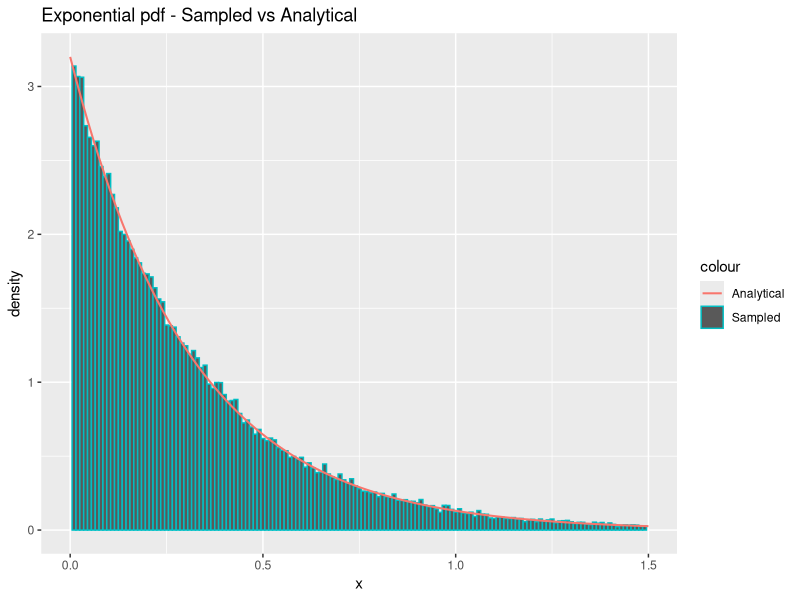
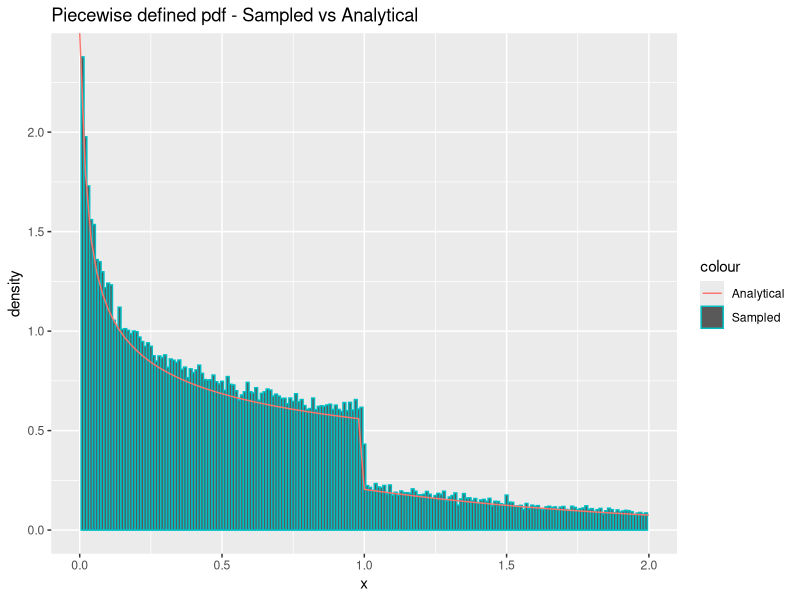

Here is the R script that generated these plots, in order:
## ---- chunk 1
  sample_exponential <-function(num_samples, lambda) {
    uniforms <- runif(num_samples)
    return(exponentials = - 1 / lambda * log(uniforms))
  }
## ---- chunk 2
  num_samples <- 100000
  lambda <- 3.2
  
  x <- sample_exponential(num_samples, lambda)
  cat('Theoretical mean:', 1/lambda, '\n')
  cat('Sample mean:', mean(x), '\n----\n')
  cat('Theoretical variance:', 1/lambda^2, '\n')
  cat('Sample variance:', var(x), '\n')
## ---- chunk 3
  library(ggplot2)
  df <- data.frame(theo=seq(0,max(x),length.out=num_samples), x=x)
  ggplot(df, aes(x = x)) +
    geom_histogram(aes(y = ..density.., color = "Sampled"), binwidth=0.01) +
    stat_function(fun=dexp,geom = "line",size=0.7,args = (mean=lambda),aes(color="Analytical")) +
    ggtitle("Exponential pdf - Sampled vs Analytical") +
    labs(x='x', y='density') +
    xlim(0, 1.5)
## ---- chunk 4
  density_g = function(x, alpha) {
    c = alpha*exp(1)/(alpha + exp(1))
    density = vector(length = length(x))
    density[x < 1.] = c*x[x<1.]^(alpha-1)
    density[x >= 1.] = c*exp(-x[x>=1.])
    return(as.double(density))
  }


  sample_g = function(num_samples, alpha) {
    c = (alpha * exp(1)) / (alpha + exp(1))
    u = runif(num_samples)
    samples = vector(length=length(u))
    samples[u < c/alpha] = (alpha/c*u[u < c/alpha])^(1/alpha)
    samples[u >= c/alpha] = log(c / (1 - u[u >= c/alpha]))
    return(samples)
  }
## ---- chunk 5
n=100000
alpha = 0.7
x = sample_g(n, alpha)
cat("Empirical mean:", mean(x), "\n")
c = (alpha * exp(1)) / (alpha + exp(1))
cat("Theoretical mean:", c/(alpha+1) + 2 * c / exp(1), "\n")
cat("----\n")
cat("Empirical variance:", var(x), "\n")
cat("Theoretical variance:", c/(alpha+2) + 5*c/exp(1) - (c/(alpha+1) + 2*c/exp(1))^2)
## ---- chunk 6
  library(ggplot2)
  df <- data.frame(theo=seq(0,max(x),length.out=num_samples), x=x)
  ggplot(df, aes(x = x)) +
    geom_histogram(aes(y = ..density.., color = "Sampled"), binwidth=0.01) +
    stat_function(fun=density_g,geom = "line",size=0.5,args=(mean=alpha),aes(color="Analytical")) + 
    xlim(0, 2) + 
    ggtitle("Piecewise defined pdf - Sampled vs Analytical") + labs(x='x', y='density')
